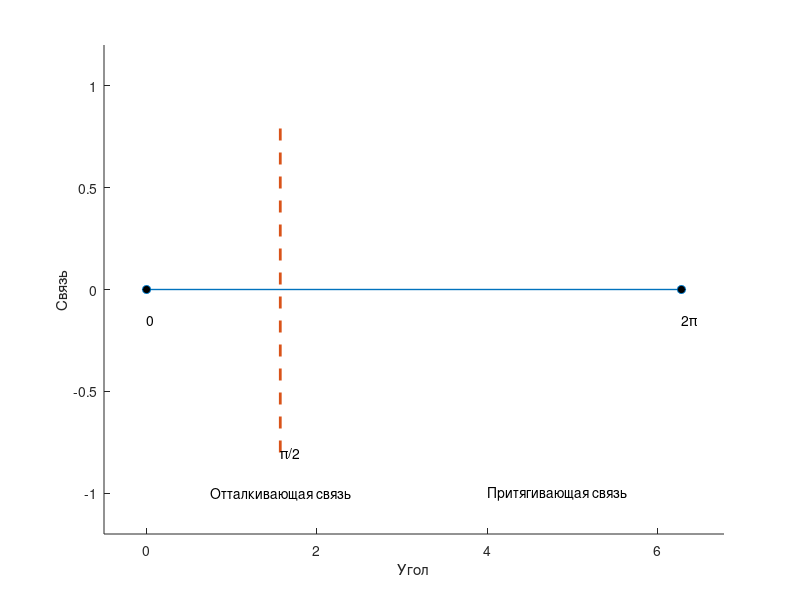

This chart was generated by the following MATLAB code:
% create figure window
figure
hold on

% draw horizontal line
line([0, 2*pi], [0, 0], 'LineWidth', 1);

% draw dots at 0 and 2pi
plot([0, 2*pi], [0, 0], 'o', 'MarkerSize', 6, 'MarkerFaceColor', 'k');

% draw vertical line at pi/2
line([pi/2, pi/2], [-0.8, 0.8], 'LineStyle', '--', 'LineWidth', 2);

% draw labels
text(0, -0.15, '0');
text(pi/2, -0.8, '\pi/2');
text(2*pi, -0.15, '2\pi');

% draw text
text(0.75, -1, 'Отталкивающая связь');
text(4.0, -1, 'Притягивающая связь');

% set axis limits and labels
xlim([-0.5, 2*pi+0.5]);
ylim([-1.2, 1.2]);
xlabel('Угол');
ylabel('Связь');

% turn off box and grid
box off
grid off

% hold off
hold off
